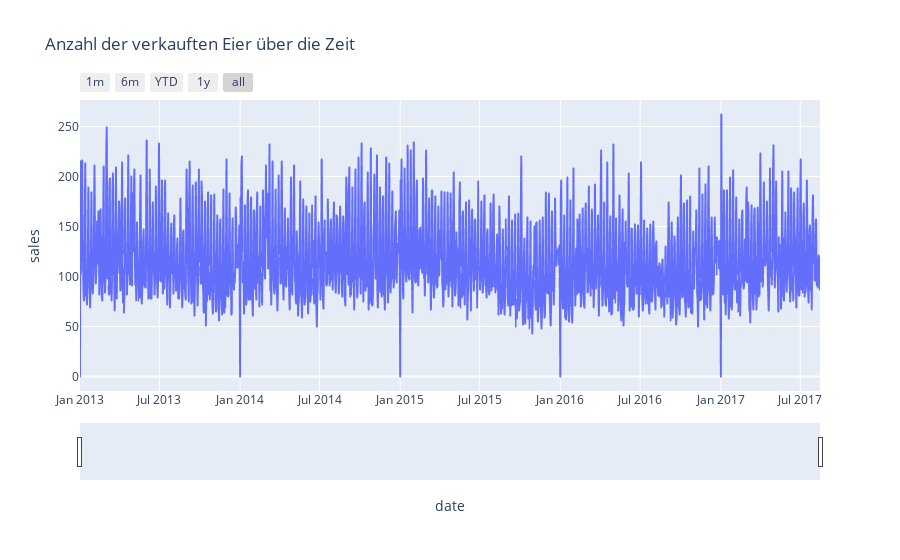

Notebook cell for this chart:
### Code cell
fig = px.line(df_eggs, x='date', y='sales', title='Anzahl der verkauften Eier über die Zeit')

fig.update_xaxes(
    rangeslider_visible=True,
    rangeselector=dict(
        buttons=list([
            dict(count=1, label="1m", step="month", stepmode="backward"),
            dict(count=6, label="6m", step="month", stepmode="backward"),
            dict(count=1, label="YTD", step="year", stepmode="todate"),
            dict(count=1, label="1y", step="year", stepmode="backward"),
            dict(step="all")
        ])
    )
)
fig.update_layout(hovermode="x")
fig.show()

### Figure 1 — Plotly figure (JSON) as saved in the notebook; plotly's stock layout.template omitted (floating-point values rounded to 4 significant figures; data arrays with more than 128 entries replaced by an {"elided": "..."} marker saying what was removed)
{"data": [{"hovertemplate": "date=%{x}<br>sales=%{y}<extra></extra>", "legendgroup": "", "line": {"color": "#636efa", "dash": "solid"}, "marker": {"symbol": "circle"}, "mode": "lines", "name": "", "showlegend": false, "type": "scattergl", "x": {"elided": "1684 str values"}, "xaxis": "x", "y": {"elided": "1684 int values"}, "yaxis": "y"}], "layout": {"hovermode": "x", "legend": {"tracegroupgap": 0}, "title": {"text": "Anzahl der verkauften Eier über die Zeit"}, "xaxis": {"anchor": "y", "domain": [0, 1], "rangeselector": {"buttons": [{"count": 1, "label": "1m", "step": "month", "stepmode": "backward"}, {"count": 6, "label": "6m", "step": "month", "stepmode": "backward"}, {"count": 1, "label": "YTD", "step": "year", "stepmode": "todate"}, {"count": 1, "label": "1y", "step": "year", "stepmode": "backward"}, {"step": "all"}]}, "rangeslider": {"visible": true}, "title": {"text": "date"}}, "yaxis": {"anchor": "x", "domain": [0, 1], "title": {"text": "sales"}}}}
